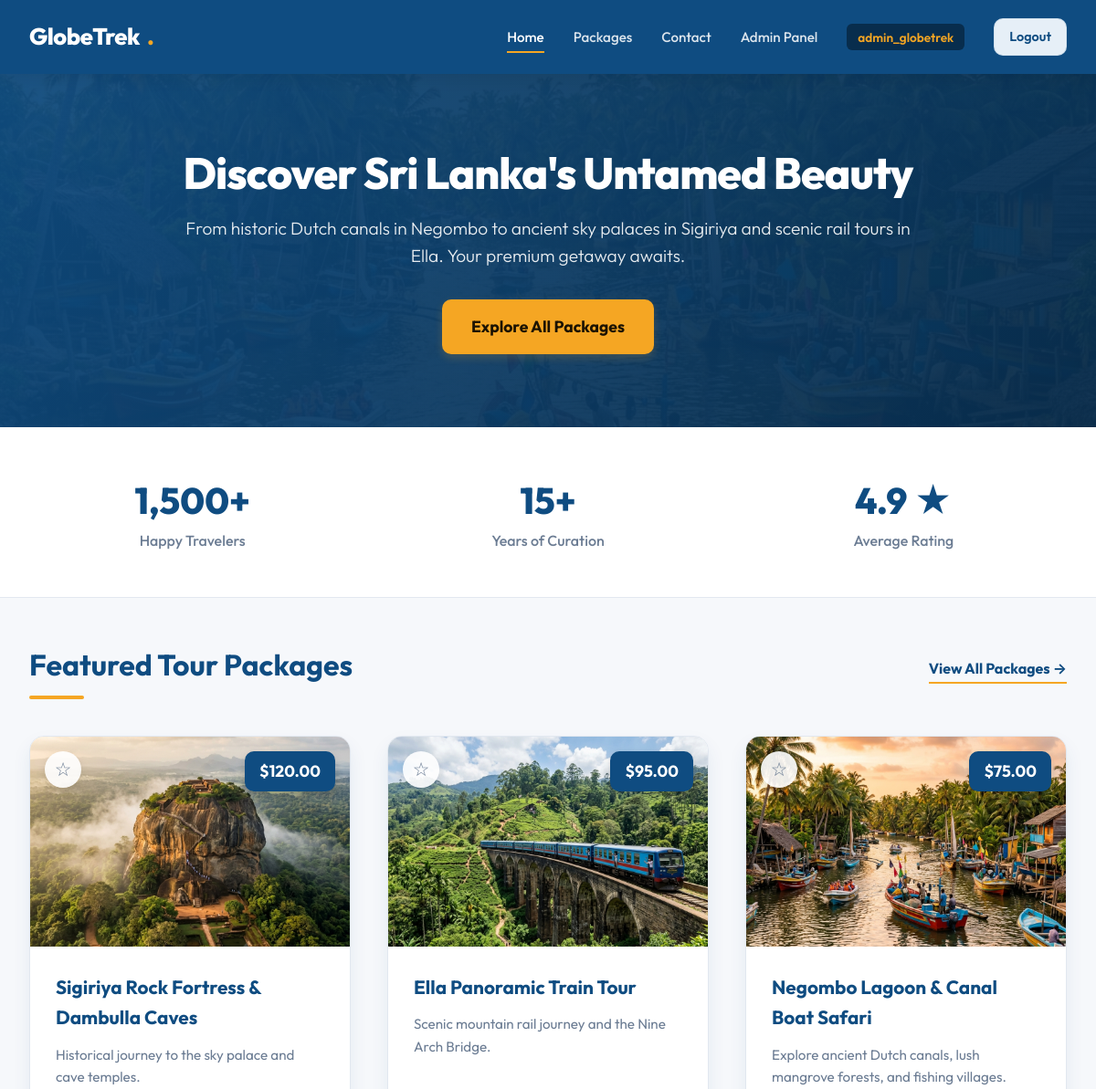
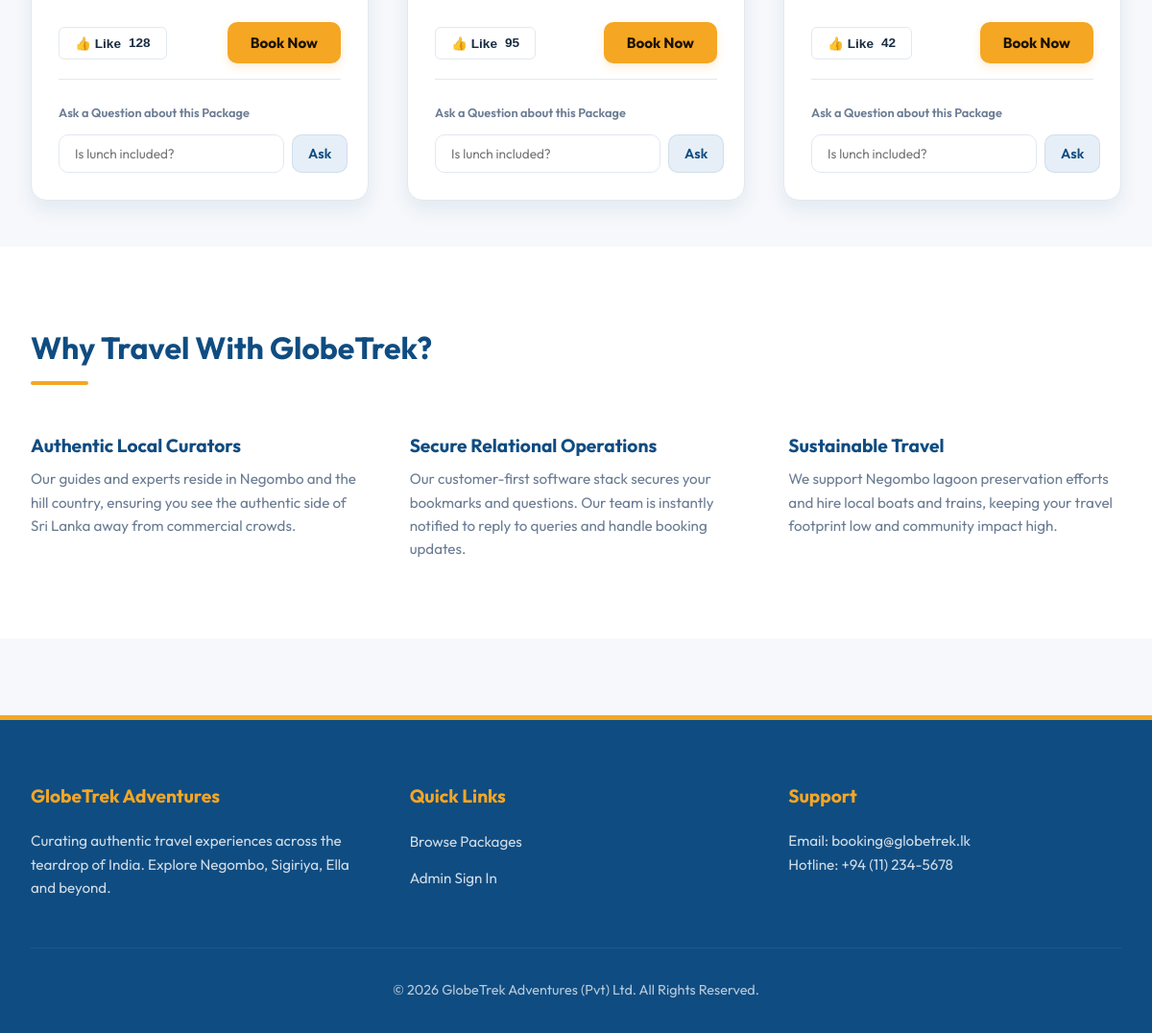
The page / (signed in) on the database its author committed (2 pictures, top to bottom).
### tables this page shows
CREATE TABLE packages (
    id INT AUTO_INCREMENT PRIMARY KEY,
    destination VARCHAR(150) NOT NULL,
    price DECIMAL(10, 2) NOT NULL,
    description TEXT NOT NULL,
    likes_count INT DEFAULT 0,
    image_url VARCHAR(255)
);

### index.php (the view, shortened to what this page needs)
<?php
require_once 'config/db.php';
try {
    $stmt = $pdo->query("SELECT * FROM packages ORDER BY likes_count DESC LIMIT 3");
    $packages = $stmt->fetchAll();
} catch (\PDOException $e) {
    die("Database query failed: " . $e->getMessage());
}
$saved_packages = [];
if (isset($_SESSION['user_id'])) {
    try {
        $stmt = $pdo->prepare("SELECT package_id FROM saved_packages WHERE user_id = ?");
        $stmt->execute([$_SESSION['user_id']]);
        $saved_packages = $stmt->fetchAll(PDO::FETCH_COLUMN);
    } catch (\PDOException $e) {
    }
}
?>
<!DOCTYPE html>
<html lang="en">
<head>
    <link rel="stylesheet" href="css/style.css">
</head>
<body>
    <header>
        <div class="nav-container">
            <a href="index.php" class="logo">GlobeTrek<span>.</span></a>
            <ul class="nav-menu">
                <li><a href="index.php" class="nav-link active">Home</a></li>
                <li><a href="packages.php" class="nav-link">Packages</a></li>
                <li><a href="contact.php" class="nav-link">Contact</a></li>
                <?php if (isset($_SESSION['role'])): ?>
                    <?php if ($_SESSION['role'] === 'customer'): ?>
                        <li><a href="dashboard.php" class="nav-link">My Dashboard</a></li>
                    <?php elseif ($_SESSION['role'] === 'admin'): ?>
                        <li><a href="admin.php" class="nav-link">Admin Panel</a></li>
                    <?php endif; ?>
                    <li><span class="user-tag"><?= htmlspecialchars($_SESSION['username']) ?></span></li>
                    <li><a href="logout.php" class="btn-secondary" style="padding: 0.5rem 1rem;">Logout</a></li>
                <?php else: ?>
                    <li><a href="login.php" class="btn-cta">Login</a></li>
                <?php endif; ?>
            </ul>
        </div>
    </header>
    <section class="hero">
        <div class="hero-content">
            <h1>Discover Sri Lanka's Untamed Beauty</h1>
            <p>From historic Dutch canals in Negombo to ancient sky palaces in Sigiriya and scenic rail tours in Ella. Your premium getaway awaits.</p>
            <a href="packages.php" class="btn-cta" style="font-size:1.1rem; padding: 1rem 2rem;">Explore All Packages</a>
        </div>
    </section>
    <section style="background-color: var(--white); border-bottom: 1px solid var(--border-color); padding: 3rem 2rem;">
        <div class="container" style="padding: 0; display: grid; grid-template-columns: repeat(auto-fit, minmax(200px, 1fr)); gap: 2rem; text-align: center;">
            <div>
                <h3 style="font-size: 2.5rem; color: var(--primary-color); font-weight: 800;">1,500+</h3>
                <p style="color: var(--text-muted); font-weight: 500;">Happy Travelers</p>
            </div>
            <div>
                <h3 style="font-size: 2.5rem; color: var(--primary-color); font-weight: 800;">15+</h3>
                <p style="color: var(--text-muted); font-weight: 500;">Years of Curation</p>
            </div>
            <div>
                <h3 style="font-size: 2.5rem; color: var(--primary-color); font-weight: 800;">4.9 ★</h3>
                <p style="color: var(--text-muted); font-weight: 500;">Average Rating</p>
            </div>
        </div>
    </section>
    <main class="container">
        <div style="display:flex; justify-content:space-between; align-items:center; margin-bottom: 2.5rem;">
            <h2 class="section-title" style="margin-bottom:0;">Featured Tour Packages</h2>
            <a href="packages.php" style="color: var(--primary-color); font-weight:700; border-bottom: 2px solid var(--accent-color); padding-bottom: 2px;">View All Packages &rarr;</a>
        </div>
        <div class="package-grid">
            <?php foreach ($packages as $pkg): ?>
                <?php
                    $is_saved = in_array($pkg['id'], $saved_packages);
                ?>
                <div class="package-card">
                    <div class="package-image-container">
                        <img class="package-image" src="<?= htmlspecialchars($pkg['image_url']) ?>" alt="<?= htmlspecialchars($pkg['destination']) ?>">
                        <div class="package-price-tag">$<?= number_format($pkg['price'], 2) ?></div>
                        <div class="package-save-tag">
                            <button
                                class="btn-save <?= $is_saved ? 'saved' : '' ?>"
                                onclick="toggleSave(<?= $pkg['id'] ?>, this)"
                                title="<?= $is_saved ? 'Saved to bookmarks' : 'Save for later' ?>"
                            >
                                <span class="star-icon"><?= $is_saved ? '★' : '☆' ?></span>
                            </button>
                        </div>
                    </div>
                    <div class="package-content">
                        <h3 class="package-title"><?= htmlspecialchars($pkg['destination']) ?></h3>
                        <p class="package-desc"><?= htmlspecialchars($pkg['description']) ?></p>
                        <div class="package-actions">
                            <button class="btn-like" onclick="toggleLike(<?= $pkg['id'] ?>, this)">
                                <span>👍 Like</span>
                                <span class="like-count"><?= $pkg['likes_count'] ?></span>
                            </button>
                            <button class="btn-cta" onclick="bookPackage(<?= $pkg['id'] ?>, this)">
                                Book Now
                            </button>
                        </div>
                        <form class="package-query-form" data-package-id="<?= $pkg['id'] ?>">
                            <label style="font-size: 0.8rem; font-weight: 600; color: var(--text-muted);">Ask a Question about this Package</label>
                            <div class="query-input-group">
                                <input class="query-input" type="text" placeholder="Is lunch included?" required>
                                <button class="btn-secondary" type="submit" style="padding: 0.5rem 1rem;">Ask</button>
                            </div>
                        </form>
                    </div>
                </div>
            <?php endforeach; ?>
        </div>
    </main>
    <section style="background-color: var(--white); padding: 5rem 2rem;">
        <div class="container" style="padding:0;">
            <h2 class="section-title">Why Travel With GlobeTrek?</h2>
            <div style="display: grid; grid-template-columns: repeat(auto-fit, minmax(280px, 1fr)); gap: 3rem; margin-top: 3rem;">
                <div>
                    <h4 style="color:var(--primary-color); font-size:1.2rem; font-weight:700; margin-bottom:0.5rem;">Authentic Local Curators</h4>
                    <p style="color:var(--text-muted); font-size:0.95rem;">Our guides and experts reside in Negombo and the hill country, ensuring you see the authentic side of Sri Lanka away from commercial crowds.</p>
                </div>
                <div>
                    <h4 style="color:var(--primary-color); font-size:1.2rem; font-weight:700; margin-bottom:0.5rem;">Secure Relational Operations</h4>
                    <p style="color:var(--text-muted); font-size:0.95rem;">Our customer-first software stack secures your bookmarks and questions. Our team is instantly notified to reply to queries and handle booking updates.</p>
                </div>
                <div>
                    <h4 style="color:var(--primary-color); font-size:1.2rem; font-weight:700; margin-bottom:0.5rem;">Sustainable Travel</h4>
                    <p style="color:var(--text-muted); font-size:0.95rem;">We support Negombo lagoon preservation efforts and hire local boats and trains, keeping your travel footprint low and community impact high.</p>
                </div>
            </div>
        </div>
    </section>
    <footer>
        <div class="footer-content">
            <div class="footer-section">
                <h4>GlobeTrek Adventures</h4>
                <p>Curating authentic travel experiences across the teardrop of India. Explore Negombo, Sigiriya, Ella and beyond.</p>
            </div>
            <div class="footer-section">
                <h4>Quick Links</h4>
                <ul class="footer-links">
                    <li><a href="index.php">Browse Packages</a></li>
                    <li><a href="login.php">Admin Sign In</a></li>
                </ul>
            </div>
            <div class="footer-section">
                <h4>Support</h4>
                <p>Email: booking@globetrek.lk<br>Hotline: +94 (11) 234-5678</p>
            </div>
        </div>
        <div class="footer-bottom">
            &copy; 2026 GlobeTrek Adventures (Pvt) Ltd. All Rights Reserved.
        </div>
    </footer>
</body>
</html>

### rows shown on the page
packages: image_url (picture), price "120.00", destination "Sigiriya Rock Fortress & Dambulla Caves", description "Historical journey to the sky palace and cave temples.", likes_count "128"
packages: image_url (picture), price "95.00", destination "Ella Panoramic Train Tour", description "Scenic mountain rail journey and the Nine Arch Bridge.", likes_count "95"
packages: image_url (picture), price "75.00", destination "Negombo Lagoon & Canal Boat Safari", description "Explore ancient Dutch canals, lush mangrove forests, and fishing villages.", likes_count "42"

### other values the page prints
$_SESSION['username'] "admin_globetrek"
